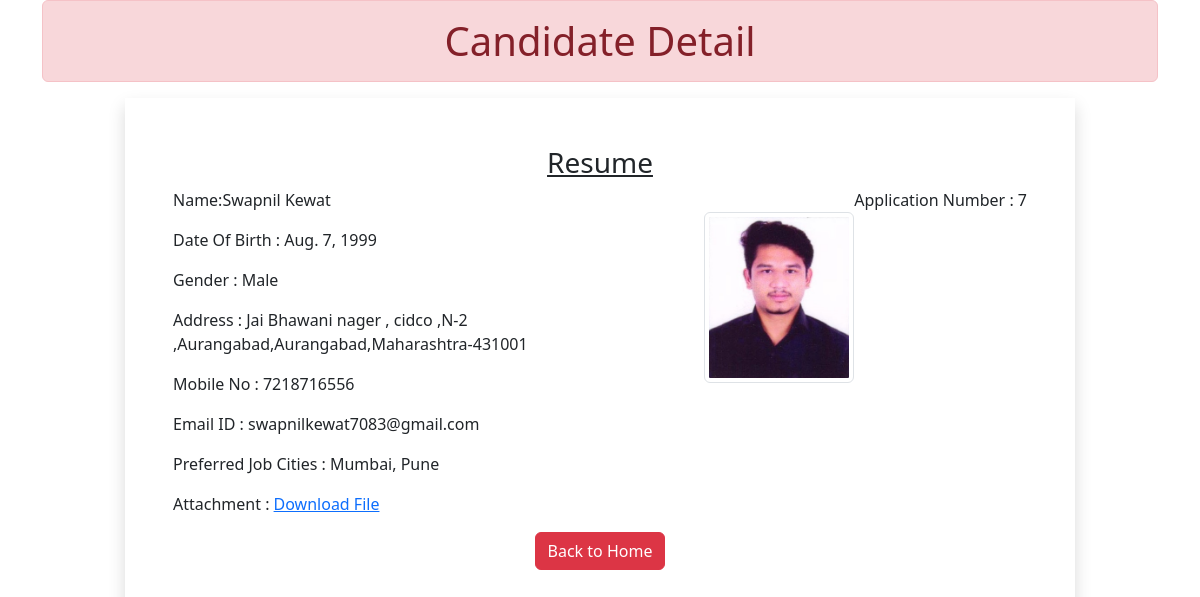
/7, run on the app's committed database.
### myapp/models.py (models this page shows)
class Resume(models.Model):
    name = models.CharField(max_length=100)
    dob = models.DateField(auto_now=False,auto_now_add=False)
    gender = models.CharField(max_length=100)
    locality = models.CharField(max_length=100)
    city = models.CharField(max_length=100)
    pin = models.PositiveIntegerField()
    state = models.CharField(choices= STATE_CHOICE, max_length=100)
    mobile = models.PositiveIntegerField()
    email = models.EmailField()
    job_city = models.CharField(max_length=100)
    profile_image= models.ImageField(upload_to='profileimg/',blank=True)
    my_file = models.FileField(upload_to='doc/',blank=True)

### myapp/views.py (the view)
# urls.py: path('<int:pk>',views.CandidateView.as_view(),name='candidate'),
class CandidateView(View):
    def get(self,request,pk):
        candidate= Resume.objects.get(pk=pk)
        return render(request,'myapp/candidate.html',{'candidate':candidate})

### myapp/templatetags/myfilter.py (called while the page is built)
@register.filter(name='remove_special')
def remove_chars(value,arg):
    for character in arg:
        value = value.replace(character,"")
    return value

### myapp/templates/myapp/candidate.html (shortened to what this page needs)
<!DOCTYPE html>
{% load myfilter %}
<html lang="en">
<head>
    <link href="https://cdn.jsdelivr.net/npm/bootstrap@5.2.0/dist/css/bootstrap.min.css" rel="stylesheet"
>
</head>
<body>
  <div class="container">
      <h1 class="alert alert-danger text-center">Candidate Detail</h1>
      <div class="row">
          <div class="col-sm-10 shadow p-5 offset-sm-1">
              <h3 class="text-center"><u>Resume</u></h3>
              <p class="float-end">Application Number : {{candidate.id}}</p>
              <img src="{{candidate.profile_image.url}}" alt="" class="img-fluid img-thumbnail float-end mt-4" width="150" height="150">
              <p>Name:{{candidate.name}}</p>
              <p>Date Of Birth : {{candidate.dob}}</p>
              <p>Gender : {{candidate.gender}}</p>
              <p>Address : {{candidate.locality}},{{candidate.city}},{{candidate.state}}-{{candidate.pin}}</p>
              <p>Mobile No : {{candidate.mobile}}</p>
              <p>Email ID : {{candidate.email}}</p>
              <p>Preferred Job Cities : {{candidate.job_city|remove_special:"[]'"}}</p>
              <p>Attachment : <a href="{{candidate.my_file.url}}">Download File</a></p>
              <div class="text-center">
                  <a href="/" class="btn btn-danger">Back to Home</a>
              </div>
          </div>
      </div>
  </div>
</body>
</html>

### data on the page
Resume: id "7", profile_image (picture), name "Swapnil Kewat", dob "Aug. 7, 1999", gender "Male", locality "Jai Bhawani nager , cidco ,N-2 ,Aurangabad", city "Aurangabad", state "Maharashtra", pin "431001", mobile "7218716556", email "swapnilkewat7083@gmail.com", job_city|remove_special "Mumbai, Pune"
